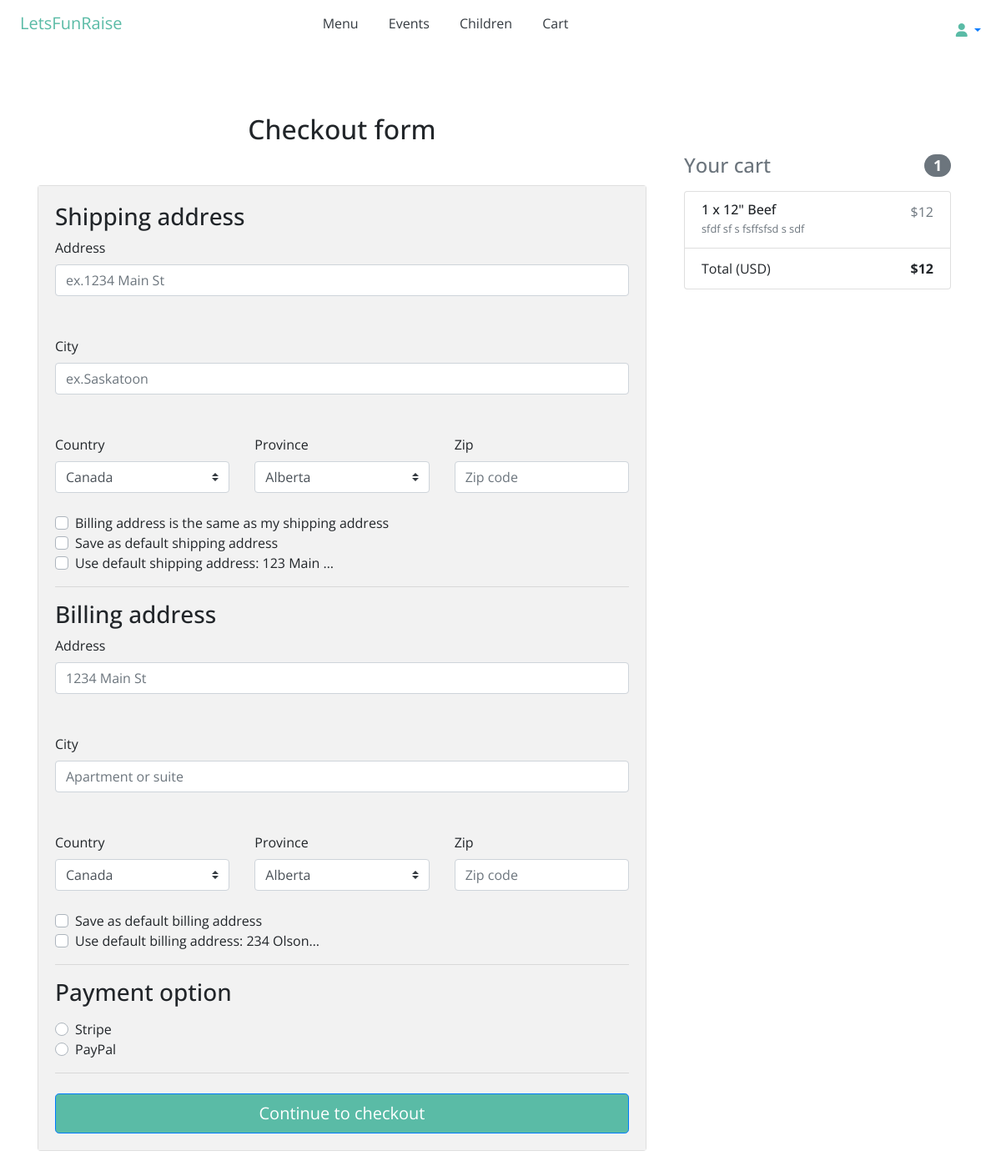
The app's page /order/checkout/ (signed in), older data.
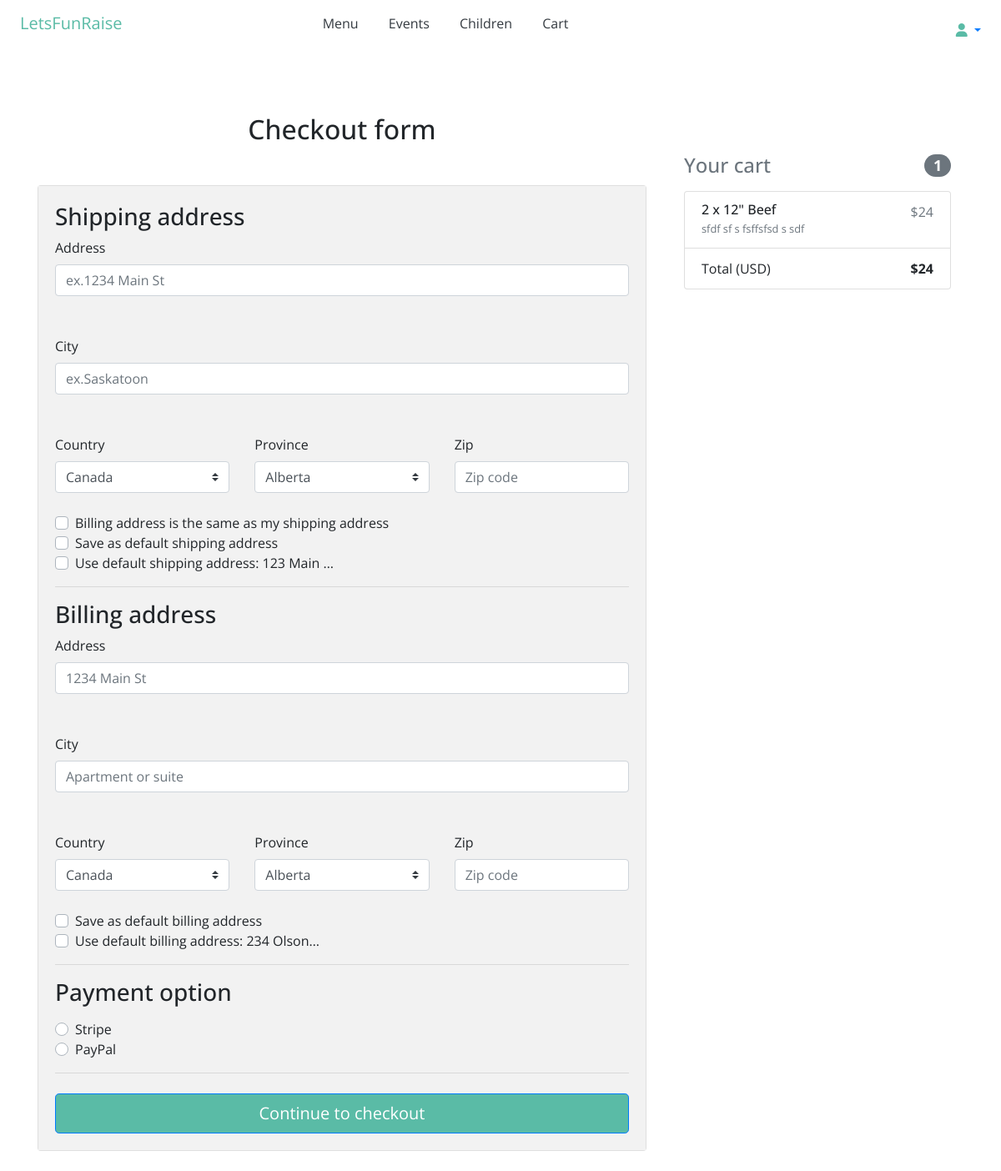
The same page, newer data.
### parent/models.py (models this page shows, shortened)
class OrderItem(models.Model):
    user = models.ForeignKey(User, on_delete=models.CASCADE)
    ordered = models.BooleanField(default=False)
    item = models.ForeignKey(MenuItem, on_delete=models.CASCADE)
    quantity = models.IntegerField(default=1)
    def get_total_item_price(self):
        return self.quantity * self.item.price
    def get_final_price(self):
        return self.get_total_item_price()

class Order(models.Model):
    user = models.ForeignKey(User, on_delete=models.CASCADE)
    items = models.ManyToManyField(OrderItem)
    order_date = models.DateTimeField(auto_now_add=True)
    event_date = models.DateTimeField()
    ordered = models.BooleanField(default=False)
    shipping_address = models.ForeignKey(
        'Address', related_name='shipping_address', on_delete=models.SET_NULL, blank=True, null=True)
    billing_address = models.ForeignKey(
        'Address', related_name='billing_address', on_delete=models.SET_NULL, blank=True, null=True)
    def get_total(self):
        total = 0
        for order_item in self.items.all():
            total += order_item.get_total_item_price() #order_item.get_final_price()
        return total

### vendor/models.py (models this page shows, shortened)
class MenuItem(models.Model): #menuitem_set -> queryset
    user = models.ForeignKey(User, default=1, null=True, on_delete=models.SET_NULL)
    title = models.CharField(max_length=120)
    slug = models.SlugField(unique=True)
    description = models.TextField(null=True, blank=True)
    price = models.IntegerField()
    category = models.CharField(choices=CATEGORY_CHOICES, max_length=1, default='M')
    label = models.CharField(choices=LABEl_CHOICES, max_length=1, default='-')

### parent/views.py (the view, shortened to what this page needs)
# urls.py: path('checkout/', CheckoutView.as_view(), name='checkout'),
class CheckoutView(View):
    def get(self, *args, **kwargs):
        try:
            order = Order.objects.get(user=self.request.user, ordered=False)
            form = CheckoutForm()
            template_name = 'order/checkout.html'
            context = {
                'form': form,
                'order': order
            }
            shipping_address_qs = Address.objects.filter(
                user=self.request.user,
                address_type='S',
                default=True
            )
            if shipping_address_qs.exists():
                context.update(
                    {'default_shipping_address': shipping_address_qs[0]})
            billing_address_qs = Address.objects.filter(
                user=self.request.user,
                address_type='B',
                default=True
            )
            if billing_address_qs.exists():
                context.update(
                    {'default_billing_address': billing_address_qs[0]})
            return render(self.request, template_name, context)
        except ObjectDoesNotExist:
            messages.warning(self.request, 'You do not have any active order')
            return redirect('/order-summary/')

### accounts/models.py (called while the page is built)
    @property
    def is_parent(self):
        return self.parent

    @property
    def is_active(self):
        return self.active

### parent/templates/order/checkout.html (shortened to what the changed rows need)
{% extends "base.html" %}
{% load crispy_forms_tags %}
{% block content %}
    <div class="container">
      <div class="row">
        <div class="col-md-8 mb-4">
          <h2 class="my-5 h2 text-center">Checkout form</h2>
          <div class="card">
            <form method="POST" class="card-body">
              <div class="d-block my-3">
                {% for value, name in form.fields.payment_option.choices %}
                <div class="custom-control custom-radio">
                  <label class="custom-control-label" for="{{ name }}">{{ name }}</label>
                </div>
                {% endfor %}
              </div>
            </form>
          </div>
        </div>
        <div class="col-md-4 mb-4 mt-5 pt-5">
          {% include "order/order_snippet.html" %}
        </div>
      </div>
    </div>
{% endblock content %}

### parent/templates/order/order_snippet.html (shortened to what this page needs)
<div class="col-md-12 mb-4">
    <h4 class="d-flex justify-content-between align-items-center mb-3">
    <span class="text-muted">Your cart</span>
    <span class="badge badge-secondary badge-pill">{{ order.items.count }}</span>
    </h4>
    <ul class="list-group mb-3 z-depth-1">
    {% for order_item in order.items.all %}
    <li class="list-group-item d-flex justify-content-between lh-condensed">
        <div>
        <h6 class="my-0">{{ order_item.quantity }} x {{ order_item.item.title}}</h6>
        <small class="text-muted">{{ order_item.item.description}}</small>
        </div>
        <span class="text-muted">${{ order_item.get_final_price }}</span>
    </li>
    {% endfor %}
    <li class="list-group-item d-flex justify-content-between">
        <span>Total (USD)</span>
        <strong>${{ order.get_total }}</strong>
    </li>
    </ul>
</div>

Row changes from the older to the newer data that the page shows:
removed OrderItem: quantity "1", item "12\" Beef", item.description "sfdf sf s fsffsfsd s sdf", get_final_price "12"
computed for Order id 1: get_total "12" → "24"
added OrderItem: quantity "2", item "12\" Beef", item.description "sfdf sf s fsffsfsd s sdf", get_final_price "24"
